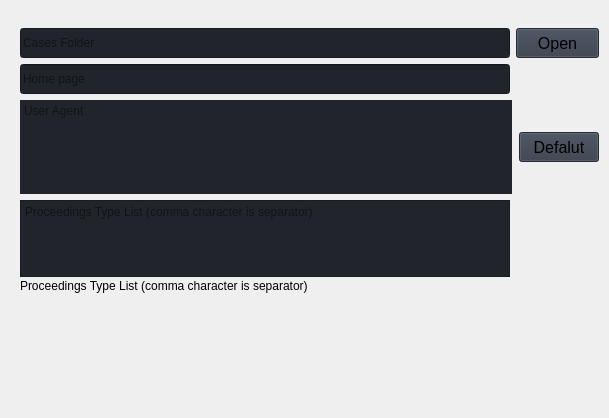
                     <widget class="QWidget" name="general">
                      <property name="maximumSize">
                       <size>
                        <width>16777215</width>
                        <height>16777215</height>
                       </size>
                      </property>
                      <widget class="QFrame" name="general_configuration">
                       <property name="geometry">
                        <rect>
                         <x>0</x>
                         <y>-2</y>
                         <width>600</width>
                         <height>409</height>
                        </rect>
                       </property>
                       <property name="maximumSize">
                        <size>
                         <width>600</width>
                         <height>16777215</height>
                        </size>
                       </property>
                       <layout class="QHBoxLayout" name="caseInfo">
                        <property name="leftMargin">
                         <number>20</number>
                        </property>
                        <property name="topMargin">
                         <number>20</number>
                        </property>
                        <property name="rightMargin">
                         <number>1</number>
                        </property>
                        <property name="bottomMargin">
                         <number>20</number>
                        </property>
                        <item>
                         <widget class="QFrame" name="general_form">
                          <property name="minimumSize">
                           <size>
                            <width>0</width>
                            <height>0</height>
                           </size>
                          </property>
                          <property name="maximumSize">
                           <size>
                            <width>16777215</width>
                            <height>16777215</height>
                           </size>
                          </property>
                          <layout class="QVBoxLayout" name="form_layout">
                           <property name="spacing">
                            <number>-1</number>
                           </property>
                           <property name="leftMargin">
                            <number>0</number>
                           </property>
                           <property name="topMargin">
                            <number>0</number>
                           </property>
                           <property name="rightMargin">
                            <number>0</number>
                           </property>
                           <property name="bottomMargin">
                            <number>0</number>
                           </property>
                           <item>
                            <widget class="QFrame" name="cases_folder_layout">
                             <property name="minimumSize">
                              <size>
                               <width>0</width>
                               <height>0</height>
                              </size>
                             </property>
                             <property name="maximumSize">
                              <size>
                               <width>16777215</width>
                               <height>16777215</height>
                              </size>
                             </property>
                             <property name="frameShape">
                              <enum>QFrame::NoFrame</enum>
                             </property>
                             <property name="frameShadow">
                              <enum>QFrame::Raised</enum>
                             </property>
                             <layout class="QHBoxLayout" name="logo_layout">
                              <property name="sizeConstraint">
                               <enum>QLayout::SetDefaultConstraint</enum>
                              </property>
                              <property name="leftMargin">
                               <number>0</number>
                              </property>
                              <property name="topMargin">
                               <number>10</number>
                              </property>
                              <property name="rightMargin">
                               <number>0</number>
                              </property>
                              <property name="bottomMargin">
                               <number>0</number>
                              </property>
                              <item>
                               <widget class="QLineEdit" name="cases_folder_path">
                                <property name="minimumSize">
                                 <size>
                                  <width>0</width>
                                  <height>30</height>
                                 </size>
                                </property>
                                <property name="maximumSize">
                                 <size>
                                  <width>490</width>
                                  <height>16777215</height>
                                 </size>
                                </property>
                                <property name="styleSheet">
                                 <string notr="true">background-color: rgb(33, 37, 43);</string>
                                </property>
                                <property name="text">
                                 <string/>
                                </property>
                                <property name="placeholderText">
                                 <string>Cases Folder</string>
                                </property>
                               </widget>
                              </item>
                              <item>
                               <widget class="QPushButton" name="cases_folder_button">
                                <property name="minimumSize">
                                 <size>
                                  <width>80</width>
                                  <height>30</height>
                                 </size>
                                </property>
                                <property name="maximumSize">
                                 <size>
                                  <width>16777215</width>
                                  <height>16777215</height>
                                 </size>
                                </property>
                                <property name="font">
                                 <font>
                                  <family>Segoe UI</family>
                                  <pointsize>12</pointsize>
                                  <weight>50</weight>
                                  <italic>false</italic>
                                  <bold>false</bold>
                                 </font>
                                </property>
                                <property name="cursor">
                                 <cursorShape>PointingHandCursor</cursorShape>
                                </property>
                                <property name="styleSheet">
                                 <string notr="true">background-color: rgb(52, 59, 72);</string>
                                </property>
                                <property name="text">
                                 <string>Open</string>
                                </property>
                                <property name="icon">
                                 <iconset>
                                  <normaloff>../icons/cil-folder-open.png</normaloff>../icons/cil-folder-open.png</iconset>
                                </property>
                               </widget>
                              </item>
                             </layout>
                            </widget>
                           </item>
                           <item>
                            <widget class="QLineEdit" name="home_page_url">
                             <property name="minimumSize">
                              <size>
                               <width>0</width>
                               <height>30</height>
                              </size>
                             </property>
                             <property name="maximumSize">
                              <size>
                               <width>490</width>
                               <height>16777215</height>
                              </size>
                             </property>
                             <property name="styleSheet">
                              <string notr="true">background-color: rgb(33, 37, 43);</string>
                             </property>
                             <property name="placeholderText">
                              <string>Home page</string>
                             </property>
                            </widget>
                           </item>
                           <item>
                            <layout class="QVBoxLayout" name="user_agent_layout">
                             <property name="spacing">
                              <number>2</number>
                             </property>
                             <property name="topMargin">
                              <number>0</number>
                             </property>
                             <item>
                              <layout class="QHBoxLayout" name="user_agent_layout_info">
                               <property name="spacing">
                                <number>7</number>
                               </property>
                               <property name="topMargin">
                                <number>0</number>
                               </property>
                               <property name="rightMargin">
                                <number>0</number>
                               </property>
                               <property name="bottomMargin">
                                <number>0</number>
                               </property>
                               <item>
                                <widget class="QPlainTextEdit" name="user_agent">
                                 <property name="minimumSize">
                                  <size>
                                   <width>490</width>
                                   <height>0</height>
                                  </size>
                                 </property>
                                 <property name="maximumSize">
                                  <size>
                                   <width>16777215</width>
                                   <height>16777215</height>
                                  </size>
                                 </property>
                                 <property name="styleSheet">
                                  <string notr="true">background-color: rgb(33, 37, 43);</string>
                                 </property>
                                 <property name="frameShape">
                                  <enum>QFrame::NoFrame</enum>
                                 </property>
                                 <property name="sizeAdjustPolicy">
                                  <enum>QAbstractScrollArea::AdjustToContents</enum>
                                 </property>
                                 <property name="placeholderText">
                                  <string>User Agent</string>
                                 </property>
                                </widget>
                               </item>
                               <item>
                                <widget class="QPushButton" name="user_agent_button">
                                 <property name="minimumSize">
                                  <size>
                                   <width>80</width>
                                   <height>30</height>
                                  </size>
                                 </property>
                                 <property name="maximumSize">
                                  <size>
                                   <width>1677721</width>
                                   <height>16777215</height>
                                  </size>
                                 </property>
                                 <property name="font">
                                  <font>
                                   <family>Segoe UI</family>
                                   <pointsize>12</pointsize>
                                   <weight>50</weight>
                                   <italic>false</italic>
                                   <bold>false</bold>
                                  </font>
                                 </property>
                                 <property name="cursor">
                                  <cursorShape>PointingHandCursor</cursorShape>
                                 </property>
                                 <property name="styleSheet">
                                  <string notr="true">background-color: rgb(52, 59, 72);</string>
                                 </property>
                                 <property name="text">
                                  <string>Defalut</string>
                                 </property>
                                </widget>
                               </item>
                              </layout>
                             </item>
                            </layout>
                           </item>
                           <item>
                            <layout class="QVBoxLayout" name="types_proceedings_layout">
                             <property name="spacing">
                              <number>2</number>
                             </property>
                             <property name="topMargin">
                              <number>0</number>
                             </property>
                             <property name="bottomMargin">
                              <number>0</number>
                             </property>
                             <item>
                              <widget class="QPlainTextEdit" name="types_proceedings">
                               <property name="minimumSize">
                                <size>
                                 <width>0</width>
                                 <height>0</height>
                                </size>
                               </property>
                               <property name="maximumSize">
                                <size>
                                 <width>490</width>
                                 <height>16777215</height>
                                </size>
                               </property>
                               <property name="styleSheet">
                                <string notr="true">background-color: rgb(33, 37, 43);</string>
                               </property>
                               <property name="sizeAdjustPolicy">
                                <enum>QAbstractScrollArea::AdjustToContents</enum>
                               </property>
                               <property name="placeholderText">
                                <string>Proceedings Type List (comma character is separator)</string>
                               </property>
                              </widget>
                             </item>
                             <item>
                              <widget class="QLabel" name="types_proceedings_info">
                               <property name="text">
                                <string>Proceedings Type List (comma character is separator)</string>
                               </property>
                              </widget>
                             </item>
                            </layout>
                           </item>
                           <item>
                            <spacer name="verticalSpacer">
                             <property name="orientation">
                              <enum>Qt::Vertical</enum>
                             </property>
                             <property name="sizeHint" stdset="0">
                              <size>
                               <width>20</width>
                               <height>40</height>
                              </size>
                             </property>
                            </spacer>
                           </item>
                          </layout>
                         </widget>
                        </item>
                       </layout>
                      </widget>
                     </widget>
